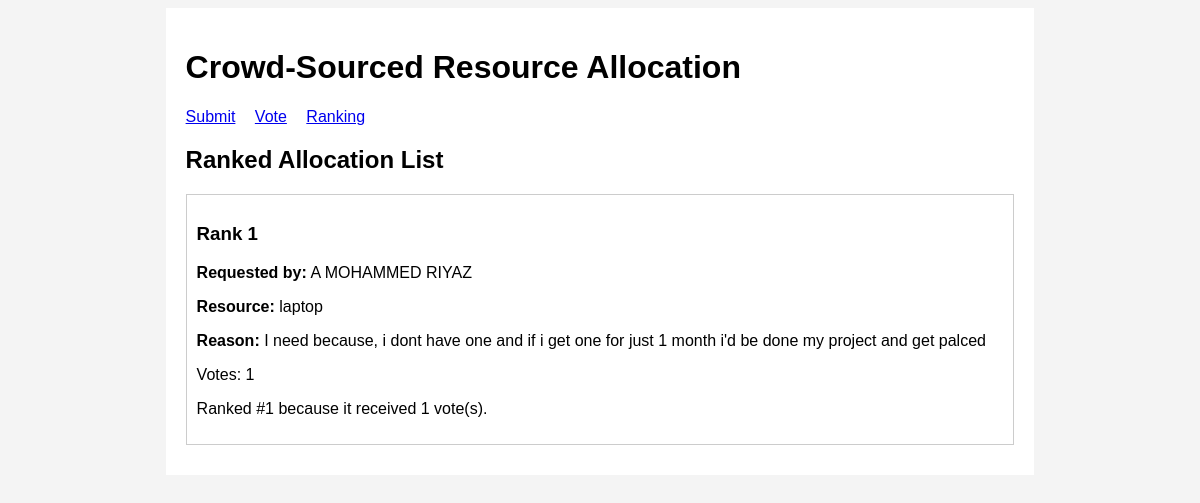
Before: /ranking with the older database file.
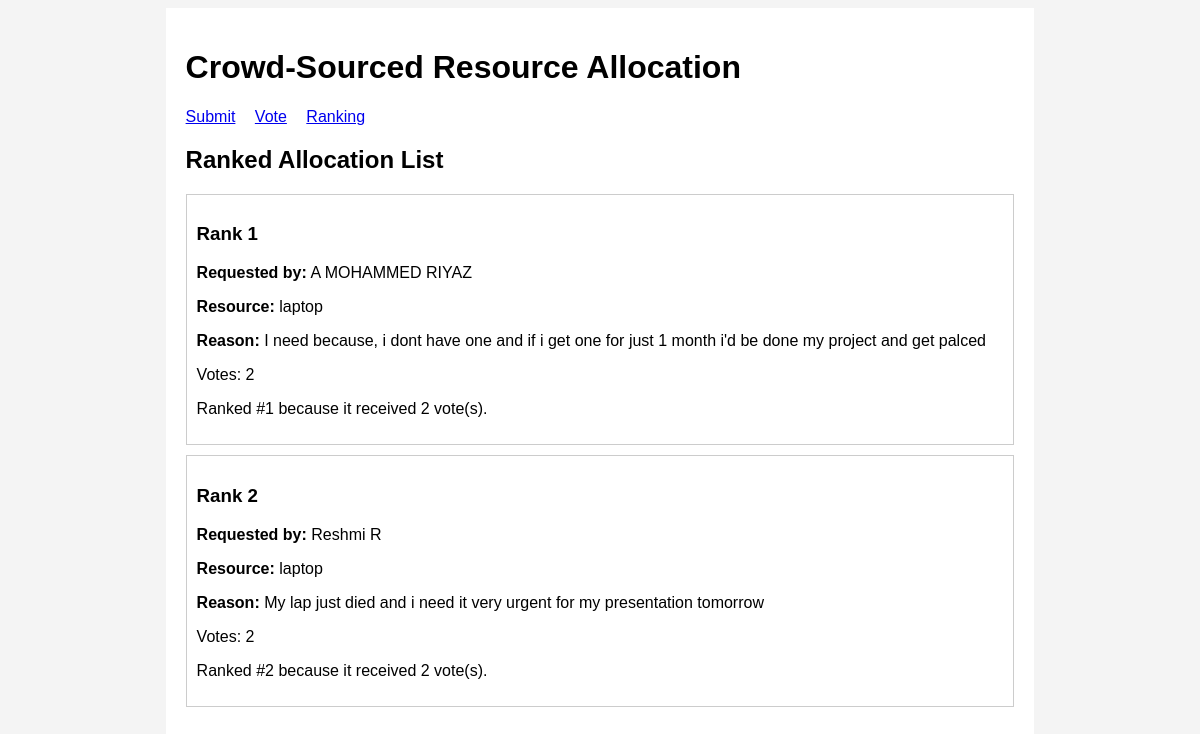
After: the same page with the newer database file.
### app.py (models this page shows)
class ResourceRequest(db.Model):
    id = db.Column(db.Integer, primary_key=True)
    name = db.Column(db.String(100), nullable=False)
    resource = db.Column(db.String(200), nullable=False)
    reason = db.Column(db.Text, nullable=False)
    created_at = db.Column(db.DateTime, default=datetime.now)
    votes = db.relationship("Vote", backref="request", lazy=True)

### app.py (the view)
@app.route("/ranking")
def ranking():
    requests = ResourceRequest.query.all()
    ranked = sorted(
        requests,
        key=lambda r: len(r.votes),
        reverse=True
    )
    ranking_data = []
    for index, r in enumerate(ranked, start=1):
        explanation = (
            f"Ranked #{index} because it received {len(r.votes)} vote(s)."
        )
        ranking_data.append({
            "rank": index,
            "name": r.name,
            "resource": r.resource,
            "reason": r.reason,
            "votes": len(r.votes),
            "explanation": explanation
        })
    return render_template("ranking.html", ranking=ranking_data)

### templates/ranking.html (shortened to what this page needs)
{% extends 'base.html' %}
{% block content %}
<h2>Ranked Allocation List</h2>
{% for r in ranking %}
<div class="card">
    <h3>Rank {{ r.rank }}</h3>
    <p><strong>Requested by:</strong> {{ r.name }}</p>
    <p><strong>Resource:</strong> {{ r.resource }}</p>
    <p><strong>Reason:</strong> {{ r.reason }}</p>
    <p>Votes: {{ r.votes }}</p>
    <p>{{ r.explanation }}</p>
</div>
{% endfor %}
{% endblock %}

### templates/base.html (shortened to what this page needs)
<!DOCTYPE html>
<html>
<head>
    <link rel="stylesheet" href="{{ url_for('static', filename='style.css') }}">
</head>
<body>
    <div class="content">
        <h1>Crowd-Sourced Resource Allocation</h1>
        <nav>
            <a href="/">Submit</a>
            <a href="/vote">Vote</a>
            <a href="/ranking">Ranking</a>
        </nav>
        {% block content %}{% endblock %}
    </div>
</body>
</html>

### static/style.css (style rules this page uses)
body { font-family: Arial; background: #f4f4f4; }
.content { width: 70%; margin: auto; background: white; padding: 20px; }
nav a { margin-right: 15px; }
.card { border: 1px solid #ccc; padding: 10px; margin: 10px 0; }

Changed rows visible on the page:
computed for ResourceRequest "A MOHAMMED RIYAZ": votes "1" → "2"; explanation "Ranked #1 because it received 1 vote(s)." → "Ranked #1 because it received 2 vote(s)."
added ResourceRequest: rank "2", name "Reshmi R", resource "laptop", reason "My lap just died and i need it very urgent for my presentation tomorrow", votes "2", explanation "Ranked #2 because it received 2 vote(s)."
